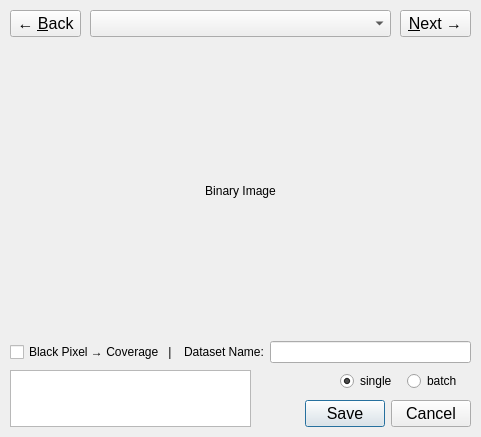
<?xml version="1.0" encoding="UTF-8"?>
<ui version="4.0">
 <class>Analyse_Binary_Img</class>
 <widget class="QDialog" name="Analyse_Binary_Img">
  <property name="geometry">
   <rect>
    <x>0</x>
    <y>0</y>
    <width>481</width>
    <height>437</height>
   </rect>
  </property>
  <property name="windowTitle">
   <string>Analyse Binary Image</string>
  </property>
  <widget class="QDialogButtonBox" name="btn_ok_cancel">
   <property name="geometry">
    <rect>
     <x>280</x>
     <y>400</y>
     <width>191</width>
     <height>27</height>
    </rect>
   </property>
   <property name="font">
    <font>
     <pointsize>12</pointsize>
     <weight>50</weight>
     <bold>false</bold>
    </font>
   </property>
   <property name="orientation">
    <enum>Qt::Horizontal</enum>
   </property>
   <property name="standardButtons">
    <set>QDialogButtonBox::Cancel|QDialogButtonBox::Save</set>
   </property>
  </widget>
  <widget class="QPushButton" name="btn_OpenImage">
   <property name="geometry">
    <rect>
     <x>190</x>
     <y>10</y>
     <width>106</width>
     <height>27</height>
    </rect>
   </property>
   <property name="font">
    <font>
     <pointsize>12</pointsize>
     <weight>50</weight>
     <bold>false</bold>
    </font>
   </property>
   <property name="text">
    <string>Open Image</string>
   </property>
  </widget>
  <widget class="QComboBox" name="comboBox_img_list">
   <property name="geometry">
    <rect>
     <x>90</x>
     <y>10</y>
     <width>301</width>
     <height>27</height>
    </rect>
   </property>
  </widget>
  <widget class="QLabel" name="lbl_GTI">
   <property name="geometry">
    <rect>
     <x>10</x>
     <y>50</y>
     <width>461</width>
     <height>281</height>
    </rect>
   </property>
   <property name="frameShape">
    <enum>QFrame::NoFrame</enum>
   </property>
   <property name="frameShadow">
    <enum>QFrame::Plain</enum>
   </property>
   <property name="text">
    <string>Binary Image</string>
   </property>
   <property name="alignment">
    <set>Qt::AlignCenter</set>
   </property>
  </widget>
  <widget class="QPushButton" name="btn_back">
   <property name="geometry">
    <rect>
     <x>10</x>
     <y>10</y>
     <width>71</width>
     <height>27</height>
    </rect>
   </property>
   <property name="font">
    <font>
     <pointsize>12</pointsize>
    </font>
   </property>
   <property name="text">
    <string>← &amp;Back</string>
   </property>
  </widget>
  <widget class="QPushButton" name="btn_next">
   <property name="geometry">
    <rect>
     <x>400</x>
     <y>10</y>
     <width>71</width>
     <height>27</height>
    </rect>
   </property>
   <property name="font">
    <font>
     <pointsize>12</pointsize>
    </font>
   </property>
   <property name="text">
    <string>&amp;Next →</string>
   </property>
  </widget>
  <widget class="QTextBrowser" name="txtBrw_result">
   <property name="geometry">
    <rect>
     <x>10</x>
     <y>370</y>
     <width>241</width>
     <height>57</height>
    </rect>
   </property>
   <property name="font">
    <font>
     <pointsize>12</pointsize>
    </font>
   </property>
   <property name="html">
    <string>&lt;!DOCTYPE HTML PUBLIC &quot;-//W3C//DTD HTML 4.0//EN&quot; &quot;http://www.w3.org/TR/REC-html40/strict.dtd&quot;&gt;
&lt;html&gt;&lt;head&gt;&lt;meta name=&quot;qrichtext&quot; content=&quot;1&quot; /&gt;&lt;style type=&quot;text/css&quot;&gt;
p, li { white-space: pre-wrap; }
&lt;/style&gt;&lt;/head&gt;&lt;body style=&quot; font-family:'Sans Serif'; font-size:12pt; font-weight:400; font-style:normal;&quot;&gt;
&lt;p style=&quot;-qt-paragraph-type:empty; margin-top:0px; margin-bottom:0px; margin-left:0px; margin-right:0px; -qt-block-indent:0; text-indent:0px; font-size:10pt;&quot;&gt;&lt;br /&gt;&lt;/p&gt;&lt;/body&gt;&lt;/html&gt;</string>
   </property>
  </widget>
  <widget class="QWidget" name="layoutWidget_3">
   <property name="geometry">
    <rect>
     <x>340</x>
     <y>370</y>
     <width>128</width>
     <height>22</height>
    </rect>
   </property>
   <layout class="QHBoxLayout" name="horizontalLayout_3">
    <item>
     <widget class="QRadioButton" name="rdbtn_single">
      <property name="text">
       <string>single</string>
      </property>
      <property name="checked">
       <bool>true</bool>
      </property>
     </widget>
    </item>
    <item>
     <widget class="QRadioButton" name="rdbtn_batch">
      <property name="text">
       <string>batch</string>
      </property>
     </widget>
    </item>
   </layout>
  </widget>
  <widget class="QWidget" name="">
   <property name="geometry">
    <rect>
     <x>10</x>
     <y>340</y>
     <width>461</width>
     <height>24</height>
    </rect>
   </property>
   <layout class="QHBoxLayout" name="horizontalLayout">
    <item>
     <widget class="QCheckBox" name="chkB_BlackPix_Coverage">
      <property name="text">
       <string>Black Pixel → Coverage   |</string>
      </property>
     </widget>
    </item>
    <item>
     <widget class="QLabel" name="lbl_file_name_csv">
      <property name="text">
       <string>Dataset Name:</string>
      </property>
     </widget>
    </item>
    <item>
     <widget class="QLineEdit" name="inputtxt_file_name_csv">
      <property name="text">
       <string/>
      </property>
      <property name="alignment">
       <set>Qt::AlignRight|Qt::AlignTrailing|Qt::AlignVCenter</set>
      </property>
     </widget>
    </item>
   </layout>
  </widget>
 </widget>
 <resources/>
 <connections>
  <connection>
   <sender>btn_ok_cancel</sender>
   <signal>accepted()</signal>
   <receiver>Analyse_Binary_Img</receiver>
   <slot>accept()</slot>
   <hints>
    <hint type="sourcelabel">
     <x>248</x>
     <y>254</y>
    </hint>
    <hint type="destinationlabel">
     <x>157</x>
     <y>274</y>
    </hint>
   </hints>
  </connection>
  <connection>
   <sender>btn_ok_cancel</sender>
   <signal>rejected()</signal>
   <receiver>Analyse_Binary_Img</receiver>
   <slot>reject()</slot>
   <hints>
    <hint type="sourcelabel">
     <x>316</x>
     <y>260</y>
    </hint>
    <hint type="destinationlabel">
     <x>286</x>
     <y>274</y>
    </hint>
   </hints>
  </connection>
 </connections>
</ui>
